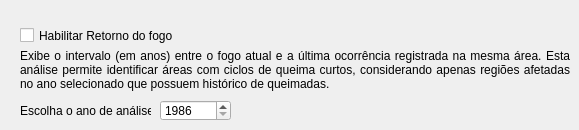
     <widget class="QWidget" name="Fire_return_interval">
      <attribute name="title">
       <string>Retorno do último fogo</string>
      </attribute>
      <widget class="QSpinBox" name="FireReturnIntervalYear">
       <property name="geometry">
        <rect>
         <x>160</x>
         <y>100</y>
         <width>71</width>
         <height>21</height>
        </rect>
       </property>
       <property name="minimum">
        <number>1986</number>
       </property>
       <property name="maximum">
        <number>2999</number>
       </property>
       <property name="value">
        <number>1986</number>
       </property>
      </widget>
      <widget class="QLabel" name="Fire_return_interval_desciption">
       <property name="geometry">
        <rect>
         <x>20</x>
         <y>45</y>
         <width>550</width>
         <height>51</height>
        </rect>
       </property>
       <property name="text">
        <string>&lt;html&gt;&lt;head/&gt;&lt;body&gt;&lt;p&gt;Exibe o intervalo (em anos) entre o fogo atual e a última ocorrência registrada na mesma área. Esta análise permite identificar áreas com ciclos de queima curtos, considerando apenas regiões afetadas no ano selecionado que possuem histórico de queimadas.&lt;/p&gt;&lt;/body&gt;&lt;/html&gt;</string>
       </property>
       <property name="alignment">
        <set>Qt::AlignmentFlag::AlignJustify|Qt::AlignmentFlag::AlignVCenter</set>
       </property>
       <property name="wordWrap">
        <bool>true</bool>
       </property>
      </widget>
      <widget class="QLabel" name="Selecioneanoaseguir_5">
       <property name="geometry">
        <rect>
         <x>20</x>
         <y>100</y>
         <width>131</width>
         <height>21</height>
        </rect>
       </property>
       <property name="text">
        <string>Escolha o ano de análise:</string>
       </property>
       <property name="alignment">
        <set>Qt::AlignmentFlag::AlignLeading|Qt::AlignmentFlag::AlignLeft|Qt::AlignmentFlag::AlignVCenter</set>
       </property>
      </widget>
      <widget class="QCheckBox" name="check_fire_return_interval">
       <property name="enabled">
        <bool>true</bool>
       </property>
       <property name="geometry">
        <rect>
         <x>20</x>
         <y>20</y>
         <width>251</width>
         <height>31</height>
        </rect>
       </property>
       <property name="font">
        <font>
         <strikeout>false</strikeout>
         <stylestrategy>PreferDefault</stylestrategy>
         <kerning>false</kerning>
        </font>
       </property>
       <property name="mouseTracking">
        <bool>true</bool>
       </property>
       <property name="contextMenuPolicy">
        <enum>Qt::ContextMenuPolicy::DefaultContextMenu</enum>
       </property>
       <property name="acceptDrops">
        <bool>false</bool>
       </property>
       <property name="layoutDirection">
        <enum>Qt::LayoutDirection::LeftToRight</enum>
       </property>
       <property name="autoFillBackground">
        <bool>false</bool>
       </property>
       <property name="inputMethodHints">
        <set>Qt::InputMethodHint::ImhNone</set>
       </property>
       <property name="text">
        <string>Habilitar Retorno do fogo</string>
       </property>
       <property name="checked">
        <bool>false</bool>
       </property>
       <property name="tristate">
        <bool>false</bool>
       </property>
      </widget>
     </widget>
